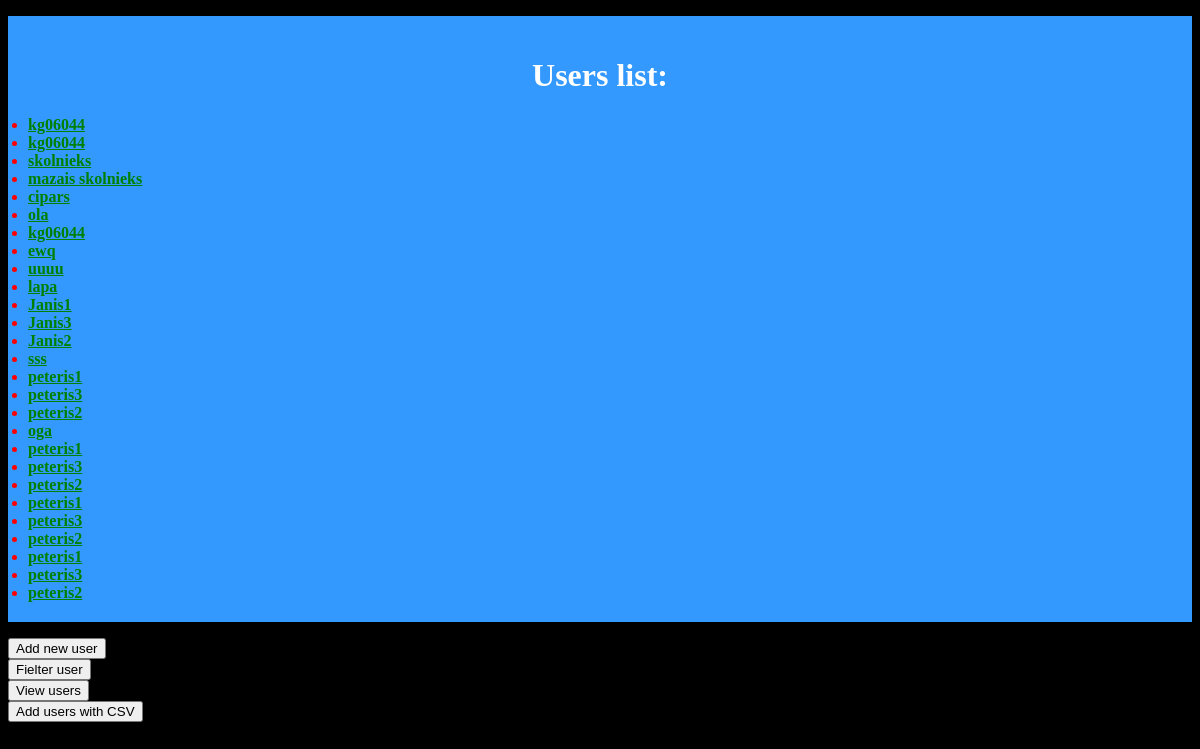
The page / on the database its author committed.
### users/models.py (models this page shows)
class User(models.Model):
    username = models.CharField(max_length=200)
    e_mail = models.EmailField(max_length=100)

### users/views.py (the view)
# urls.py: path('', users.views.get_users),
def get_users(request):
    users = User.objects.all()
    context = {
        'users': users,
    }
    return render(
        request,
        template_name='users.html',
        context=context,
    )

### templates/users.html (shortened to what this page needs)
{% extends 'base.html' %}
{% block content %}
<ul>
<h1> Users list:</h1>
{% if user %}
    {% for user in users %}
    <li> <a href="{% url 'get-user' user_id=user.id %}">
        <strong>{{ user.username }}</strong> <br>
        </a>
    </li>
    {% endfor %}
{% else %}
    <p>Don't have any users yet</p>
{% endif %}
</ul>
<form action="/add-user" method="get">
    <input type="submit" value="Add new user">
</form>
<form action="/filter-users/user" method="get">
    <input type="submit" value="Fielter user">
</form>
<form action="/" method="get">
    <input type="submit" value="View users">
</form>
<form action="/add-user-csv" method="get">
    <input type="submit" value="Add users with CSV">
</form>
{% endblock %}

### templates/base.html (shortened to what this page needs)
<!DOCTYPE html>
<html lang="en">
<head>
    {% load static %}
    <link rel="stylesheet" href="{% static 'style.css' %}">
</head>
<body>
{% block content %}
{% endblock %}
</body>
</html>

### users/Static/style.css (style rules this page uses)
body { background-color: black; color: red; }
h1 { color: white; text-align: center; }
ul { background: #3399ff; padding: 20px; }
a:link { color: green; }

### rows shown on the page
User: username "kg06044"
User: username "kg06044"
User: username "skolnieks"
User: username "mazais skolnieks"
User: username "cipars"
User: username "ola"
User: username "kg06044"
User: username "ewq"
User: username "uuuu"
User: username "lapa"
User: username "Janis1"
User: username "Janis3"
User: username "Janis2"
User: username "sss"
User: username "peteris1"
User: username "peteris3"
User: username "peteris2"
User: username "oga"
User: username "peteris1"
User: username "peteris3"
User: username "peteris2"
User: username "peteris1"
User: username "peteris3"
User: username "peteris2"
User: username "peteris1"
User: username "peteris3"
User: username "peteris2"
